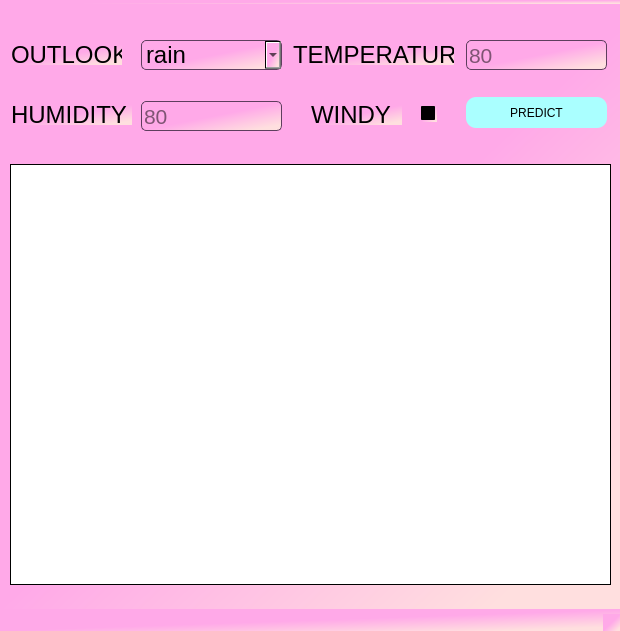
<?xml version="1.0" encoding="UTF-8"?>
<ui version="4.0">
 <class>MainWindow</class>
 <widget class="QMainWindow" name="MainWindow">
  <property name="geometry">
   <rect>
    <x>0</x>
    <y>0</y>
    <width>620</width>
    <height>631</height>
   </rect>
  </property>
  <property name="windowTitle">
   <string>Weather Prediction</string>
  </property>
  <property name="styleSheet">
   <string notr="true">background-color:qlineargradient(spread:pad, x1:0.174, y1:0.239, x2:0.850746, y2:0.943, stop:0.437 rgba(255, 169, 232, 255), stop:1 rgba(255, 223, 223, 255))</string>
  </property>
  <widget class="QWidget" name="centralwidget">
   <widget class="QLabel" name="result">
    <property name="geometry">
     <rect>
      <x>10</x>
      <y>160</y>
      <width>601</width>
      <height>421</height>
     </rect>
    </property>
    <property name="styleSheet">
     <string notr="true">border: 1px solid black;background-color: rgb(255, 255, 255)</string>
    </property>
    <property name="text">
     <string>&lt;html&gt;&lt;head/&gt;&lt;body&gt;&lt;p&gt;&lt;br/&gt;&lt;/p&gt;&lt;/body&gt;&lt;/html&gt;</string>
    </property>
   </widget>
   <widget class="QPushButton" name="predict">
    <property name="geometry">
     <rect>
      <x>466</x>
      <y>93</y>
      <width>141</width>
      <height>31</height>
     </rect>
    </property>
    <property name="styleSheet">
     <string notr="true">QPushButton {
	background-color: rgb(170, 255, 255);
	border-radius:10px;
}

QPushButton:hover {
    border: 1px solid rgb(255, 48, 245);
}
QPushButton:pressed {
                
	background-color: rgb(255, 48, 245);
                color: rgb(16, 14, 25);
            }</string>
    </property>
    <property name="text">
     <string>PREDICT</string>
    </property>
   </widget>
   <widget class="QLabel" name="label_2">
    <property name="geometry">
     <rect>
      <x>11</x>
      <y>40</y>
      <width>111</width>
      <height>21</height>
     </rect>
    </property>
    <property name="font">
     <font>
      <pointsize>18</pointsize>
     </font>
    </property>
    <property name="text">
     <string>OUTLOOK</string>
    </property>
   </widget>
   <widget class="QLabel" name="label_3">
    <property name="geometry">
     <rect>
      <x>293</x>
      <y>40</y>
      <width>161</width>
      <height>21</height>
     </rect>
    </property>
    <property name="font">
     <font>
      <pointsize>18</pointsize>
     </font>
    </property>
    <property name="text">
     <string>TEMPERATURE</string>
    </property>
   </widget>
   <widget class="QLabel" name="label_4">
    <property name="geometry">
     <rect>
      <x>11</x>
      <y>100</y>
      <width>121</width>
      <height>21</height>
     </rect>
    </property>
    <property name="font">
     <font>
      <pointsize>18</pointsize>
     </font>
    </property>
    <property name="text">
     <string>HUMIDITY</string>
    </property>
   </widget>
   <widget class="QLabel" name="label_5">
    <property name="geometry">
     <rect>
      <x>311</x>
      <y>100</y>
      <width>91</width>
      <height>21</height>
     </rect>
    </property>
    <property name="font">
     <font>
      <pointsize>18</pointsize>
     </font>
    </property>
    <property name="text">
     <string>WINDY</string>
    </property>
   </widget>
   <widget class="QCheckBox" name="windy">
    <property name="geometry">
     <rect>
      <x>421</x>
      <y>101</y>
      <width>16</width>
      <height>17</height>
     </rect>
    </property>
    <property name="styleSheet">
     <string notr="true">

QCheckBox {
	border-radius:10px;
}
QCheckBox:focus {
    border: 1px solid rgb(255, 48, 245);
}</string>
    </property>
    <property name="text">
     <string/>
    </property>
   </widget>
   <widget class="QLineEdit" name="temperature">
    <property name="geometry">
     <rect>
      <x>466</x>
      <y>36</y>
      <width>141</width>
      <height>30</height>
     </rect>
    </property>
    <property name="font">
     <font>
      <pointsize>16</pointsize>
     </font>
    </property>
    <property name="styleSheet">
     <string notr="true">

QLineEdit {
	border-radius:5px;
	border: 1px solid rgb(94, 62, 94);
}
QLineEdit:focus {
    border: 1px solid rgb(255, 48, 245);
}</string>
    </property>
    <property name="inputMethodHints">
     <set>Qt::ImhDigitsOnly</set>
    </property>
    <property name="text">
     <string/>
    </property>
    <property name="placeholderText">
     <string>80</string>
    </property>
   </widget>
   <widget class="QLineEdit" name="humidity">
    <property name="geometry">
     <rect>
      <x>141</x>
      <y>97</y>
      <width>141</width>
      <height>30</height>
     </rect>
    </property>
    <property name="font">
     <font>
      <pointsize>16</pointsize>
     </font>
    </property>
    <property name="styleSheet">
     <string notr="true">

QLineEdit {
	border-radius:5px;
	border: 1px solid rgb(94, 62, 94);
}
QLineEdit:focus {
    border: 1px solid rgb(255, 48, 245);
}</string>
    </property>
    <property name="inputMethodHints">
     <set>Qt::ImhDigitsOnly</set>
    </property>
    <property name="placeholderText">
     <string>80</string>
    </property>
   </widget>
   <widget class="QComboBox" name="outlook">
    <property name="geometry">
     <rect>
      <x>141</x>
      <y>36</y>
      <width>141</width>
      <height>30</height>
     </rect>
    </property>
    <property name="font">
     <font>
      <pointsize>18</pointsize>
     </font>
    </property>
    <property name="styleSheet">
     <string notr="true">

QComboBox {
	border-radius:5px;
	border: 1px solid rgb(94, 62, 94);
}
QComboBox:focus {
    border: 1px solid rgb(255, 48, 245);
}</string>
    </property>
    <item>
     <property name="text">
      <string>rain</string>
     </property>
    </item>
    <item>
     <property name="text">
      <string>sunny</string>
     </property>
    </item>
    <item>
     <property name="text">
      <string>overcast</string>
     </property>
    </item>
   </widget>
  </widget>
  <widget class="QMenuBar" name="menubar">
   <property name="geometry">
    <rect>
     <x>0</x>
     <y>0</y>
     <width>620</width>
     <height>21</height>
    </rect>
   </property>
   <widget class="QMenu" name="menuTRANSLATE">
    <property name="title">
     <string/>
    </property>
   </widget>
   <addaction name="menuTRANSLATE"/>
  </widget>
  <widget class="QStatusBar" name="statusbar"/>
 </widget>
 <resources/>
 <connections/>
</ui>
